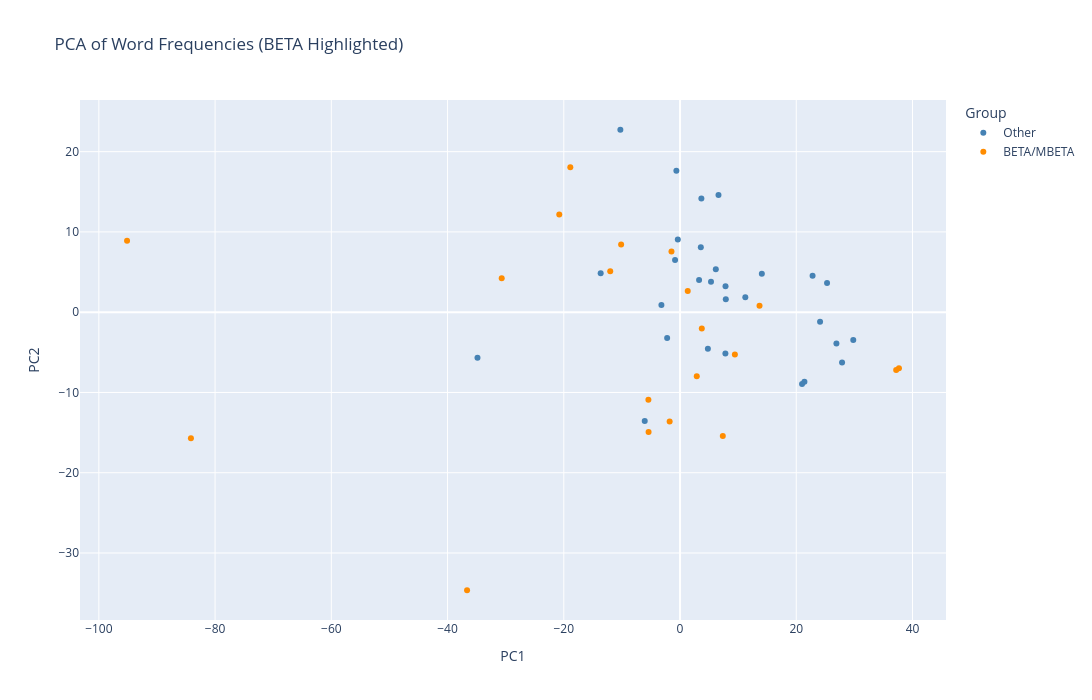

Notebook code for this chart:
### Code cell
freq_df_scaled = zscore_normalize(freq_df)
pca_df, explained, matrix = run_pca_numpy(freq_df_scaled)
plot_pca(pca_df, annotate=True, save_path="first_PCA_cleaned.png")

### Figure 1 — Plotly figure (JSON) as saved in the notebook; plotly's stock layout.template omitted (floating-point values rounded to 4 significant figures)
{"data": [{"customdata": [["AldThe17"], ["AndAll16"], ["AtwOry03"], ["AtwThe85"], ["BazTen17"], ["BraThe24"], ["ButPar93"], ["ChaThe07"], ["ChaAPs21"], ["ClaPir20"], ["CroDar16"], ["EggThe13"], ["ElgNat84"], ["GibNeu84"], ["HarOrb24"], ["IshKla21"], ["JamThe92"], ["LalThe25"], ["LeGThe74"], ["LowThe93"], ["MaSev18"], ["ManSea22"], ["ManSta14"], ["McCThe06"], ["OgaThe94"], ["OkoWho10"], ["RobThe20"], ["SarBli95"], ["VanAnn14"]], "hovertemplate": "<b>%{hovertext}</b><br><br>Group=Other<br>PC1=%{x}<br>PC2=%{y}<br>Label=%{customdata[0]}<extra></extra>", "hovertext": ["Alderman_ThePower_2017", "Anders_AllTheBirdsintheSky_2016", "Atwood_OryxandCrake_2003", "Atwood_TheHandmaidsTale_1985", "Bazterrica_TenderistheFlesAgustina_2017", "Bradley_TheMinestryofTime_2024", "Butler_ParableoftheSower_1993", "Chabon_TheYiddishPolicemensUnion_2007", "Chambers_APsalmfortheWild-Built_2021", "Clarke_Piranesi_2020", "Crouch_DarkMatter_2016", "Eggers_TheCircle_2013", "Elgin_NativeTongue_1984", "Gibson_Neuromancer_1984", "Harvey_Orbital_2024", "Ishiguro_Klara_2021", "James_TheChildrenofMen_1992", "Lalami_TheDreamHotel_2025", "LeGuin_TheDispossesed_1974", "Lowry_TheGiver_1993", "Ma_Severance_2018", "Mandel_SeaofTranquility_2022", "Mandel_StationEleven_2014", "McCarthy_TheRoad_2006", "Ogawa_TheMemoryPolice_1994", "Okorafor_WhoFearsDeath_2010", "Robinson_TheMinistryfortheFuture_2020", "Saramago_Blindness_1995", "Vandermeer_Annihilation_2014"], "legendgroup": "Other", "marker": {"color": "steelblue", "symbol": "circle"}, "mode": "markers", "name": "Other", "orientation": "v", "showlegend": true, "text": ["AldThe17", "AndAll16", "AtwOry03", "AtwThe85", "BazTen17", "BenTim80", "BraThe24", "ButPar93", "ChaThe07", "ChaAPs21", "ChiExh19", "ChiThe98", "CixThr14", "ClaPir20", "CroDar16", "EgaDia97", "EgaPer94", "EggThe13", "ElgNat84", "GibNeu84", "HarOrb24", "IshKla21", "JamThe92", "LalThe25", "LeGThe74", "LowThe93", "MaSev18", "ManSea22", "ManSta14", "McCThe06", "MunDar07", "NaaNex12", "NeuSle16", "NivThe74", "OgaThe94", "OkoWho10", "PowBew21", "ReyRev00", "RobThe20", "SagCon85", "SarBli95", "SheGeo93", "SteAna08", "SteSev15", "SteSno92", "VanAnn14", "WatBli07", "WeiPro21", "WeiThe11"], "textposition": "top right", "type": "scatter", "x": [3.674, -0.8552, 5.327, 6.155, 25.3, 7.827, -0.3822, -0.6287, 29.81, 21.4, 6.617, -13.66, -2.217, 14.07, 27.88, 4.791, 7.805, 3.576, -3.205, 26.91, 11.23, 24.09, 3.279, 22.8, 7.874, -10.27, -34.85, -6.075, 21.0], "xaxis": "x", "y": [14.15, 6.51, 3.797, 5.338, 3.647, 3.241, 9.071, 17.61, -3.45, -8.667, 14.6, 4.837, -3.218, 4.802, -6.277, -4.552, -5.141, 8.088, 0.8963, -3.896, 1.849, -1.197, 4.018, 4.53, 1.627, 22.73, -5.679, -13.56, -8.958], "yaxis": "y"}, {"customdata": [["BenTim80"], ["ChiExh19"], ["ChiThe98"], ["CixThr14"], ["EgaDia97"], ["EgaPer94"], ["MunDar07"], ["NaaNex12"], ["NeuSle16"], ["NivThe74"], ["PowBew21"], ["ReyRev00"], ["SagCon85"], ["SheGeo93"], ["SteAna08"], ["SteSev15"], ["SteSno92"], ["WatBli07"], ["WeiPro21"], ["WeiThe11"]], "hovertemplate": "<b>%{hovertext}</b><br><br>Group=BETA/MBETA<br>PC1=%{x}<br>PC2=%{y}<br>Label=%{customdata[0]}<extra></extra>", "hovertext": ["Benford_Timescape_1980_BETA", "Chiang_Exhalation_2019_BETA", "Chiang_TheStoryOfYourLife_1998_BETA", "Cixin_ThreeBodyProblem_2014_BETA", "Egan_Diaspora_1997_BETA", "Egan_PermutationCity_1994_BETA", "Munteanu_DarwinsParadox_2007_BETA", "Naam_Nexus_2012_BETA", "Neuvel_SleepingGiants_2016_MBETA", "Niven_ThemoteinGodseye_1974_MBETA", "Powers_Bewilderment_2021_MBETA", "Reynolds_RevelationSpace_2000_BETA", "Sagan_Contact_1985_BETA", "Sheffield_GeorgiaonMyMind_1993_BETA", "Stephenson_Anathem_2008_BETA", "Stephenson_Seveneves_2015_BETA", "Stephenson_SnowCrash_1992_BETA", "Watts_Blindsight_2007_BETA", "Weir_Project_2021_BETA", "Weir_TheMartian_2011_BETA"], "legendgroup": "BETA/MBETA", "marker": {"color": "darkorange", "symbol": "circle"}, "mode": "markers", "name": "BETA/MBETA", "orientation": "v", "showlegend": true, "text": ["AldThe17", "AndAll16", "AtwOry03", "AtwThe85", "BazTen17", "BenTim80", "BraThe24", "ButPar93", "ChaThe07", "ChaAPs21", "ChiExh19", "ChiThe98", "CixThr14", "ClaPir20", "CroDar16", "EgaDia97", "EgaPer94", "EggThe13", "ElgNat84", "GibNeu84", "HarOrb24", "IshKla21", "JamThe92", "LalThe25", "LeGThe74", "LowThe93", "MaSev18", "ManSea22", "ManSta14", "McCThe06", "MunDar07", "NaaNex12", "NeuSle16", "NivThe74", "OgaThe94", "OkoWho10", "PowBew21", "ReyRev00", "RobThe20", "SagCon85", "SarBli95", "SheGeo93", "SteAna08", "SteSev15", "SteSno92", "VanAnn14", "WatBli07", "WeiPro21", "WeiThe11"], "textposition": "top right", "type": "scatter", "x": [-12.01, 2.881, 37.19, -5.443, 7.358, -1.787, -1.475, -10.14, 9.436, -30.68, 13.68, -36.65, -5.411, 37.67, -95.15, -84.16, -18.88, 3.743, -20.78, 1.326], "xaxis": "x", "y": [5.094, -7.977, -7.187, -10.9, -15.44, -13.61, 7.554, 8.448, -5.283, 4.236, 0.7938, -34.64, -14.92, -6.985, 8.889, -15.69, 18.07, -2.017, 12.18, 2.627], "yaxis": "y"}], "layout": {"height": 700, "legend": {"title": {"text": "Group"}, "tracegroupgap": 0}, "title": {"text": "PCA of Word Frequencies (BETA Highlighted)"}, "width": 1200, "xaxis": {"anchor": "y", "domain": [0, 1], "title": {"text": "PC1"}}, "yaxis": {"anchor": "x", "domain": [0, 1], "title": {"text": "PC2"}}}}
